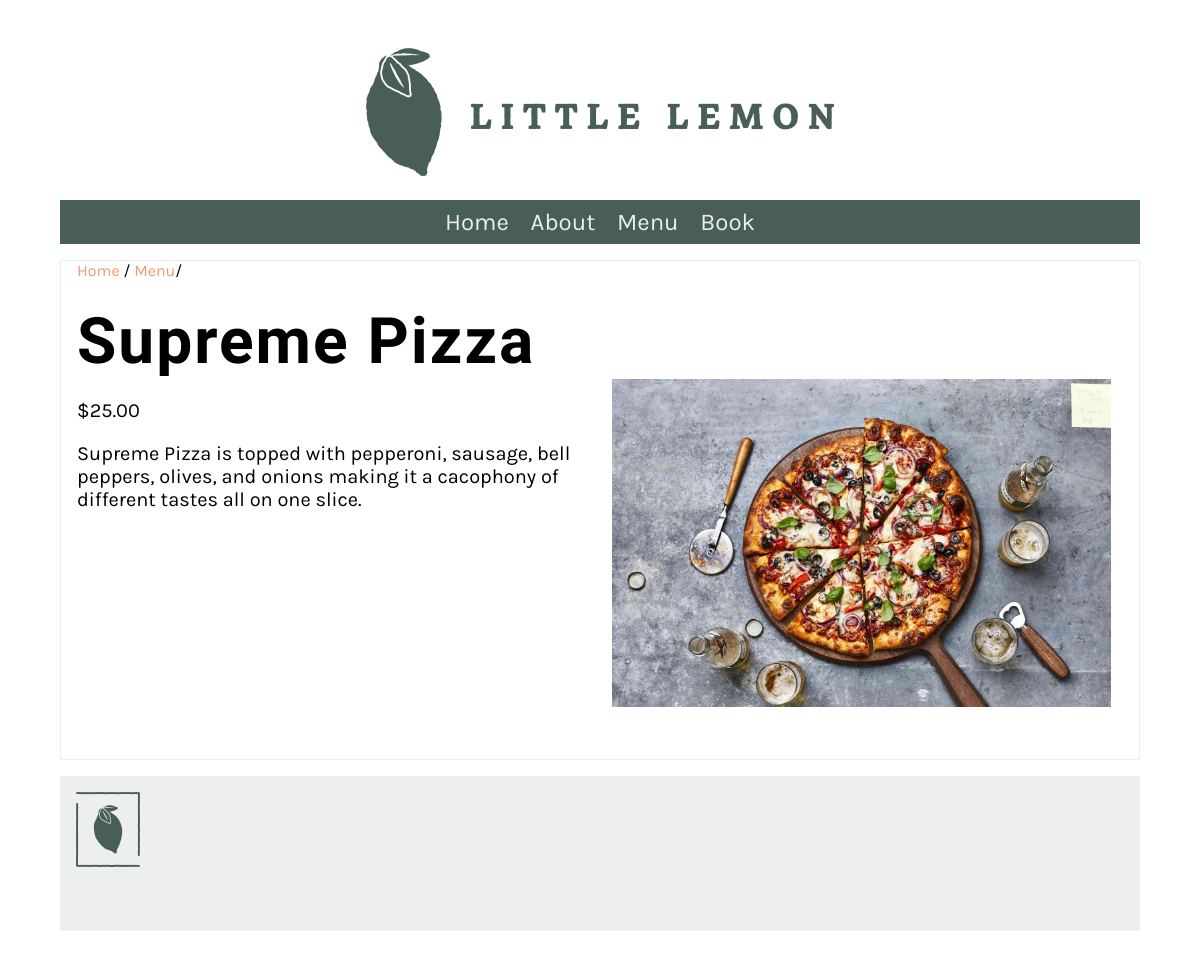
Screenshot of /menu/Supreme Pizza with the database file from the repository.
### restaurant/models.py (models this page shows, shortened)
class MenuItem(models.Model):
   name = models.CharField(max_length=200)
   price = models.IntegerField()
   description = models.TextField(max_length=1000, default='')
   image = models.ImageField(upload_to = 'restaurant\static\img\menu_items',null= False,default='logo_footer.png')

### restaurant/views.py (the view)
# urls.py: path('menu/<str:itemName>', views.menuItem, name="menuItem"),
def menuItem(request,itemName):
    menu_data = MenuItem.objects.get(name = itemName)
    main_data ={'menuItem': menu_data}
    return render(request, 'menuItem.html', main_data)

### restaurant/templates/menuItem.html (shortened to what this page needs)
{% extends 'base.html' %}
{% load static %}
{% block content %}
<section>
  <article>
    <span>
      <a href="{% url 'home' %}">Home</a> / <a href="{% url 'menu' %}">Menu</a>/
      <h1>{{menuItem.name}}</h1>
    </span>
    <div class="row">
      <div class="column">
        <p>
            <p>${{ menuItem.price }}.00</p>
            <p>{{ menuItem.description }}</p>
        </p>
      </div>
      <div class="column">
        <figure class="figure">
          <img
          src="{{ menuItem.image.url }}"
          alt="{{menuItem.name}}">
        </figure>
      </div>
    </div>
  </article>
</section>
{% endblock %}

### restaurant/static/css/style.css (style rules this page uses)
body { font-family: 'Karla', sans-serif; margin-top: 3rem; margin-bottom: 3rem; margin-left: 5%; margin-right: 5%; }
h1, h2, h3, h4, h5, h6 { font-family: 'Markazi Text', serif; letter-spacing: 2px;; }
h1 { font-size: 4rem; margin-top: 1.5rem; margin-bottom: 0; }
p, ul { font-size: 1.25rem;; }
a { color: #EE9972; text-decoration: none; }
section { display: flex; gap: 2rem 1rem; margin-top: 1rem; margin-bottom: 1rem; flex-direction: row; }
article { flex:1; }
article img { max-width: 100%; }
main article { border: 1px solid #EDEFEE; padding-left: 1rem; padding-right: 1rem; }
figure { margin: 0; }
.row { display: flex; flex-direction: row; width: 100%; padding-bottom: 1rem; }
.column { flex-basis: 50%; margin-bottom: 1rem; padding-bottom: 1rem; }
.column figure { padding: 0px 12px; }

### rows the page displays
MenuItem: name "Supreme Pizza", price "25", description "Supreme Pizza is topped with pepperoni, sausage, bell peppers, olives, and onions making it a cacophony of different tastes all on one slice.", image (picture)
